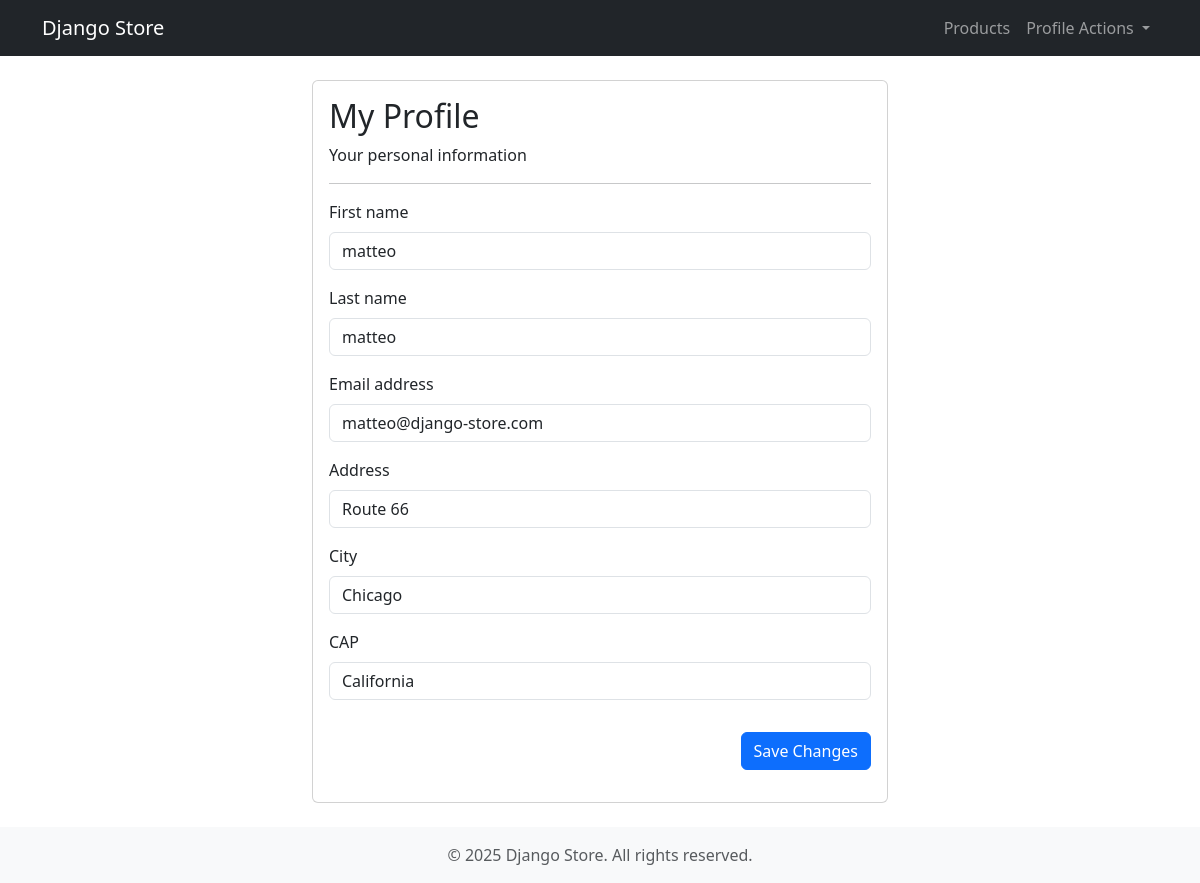
The page /accounts/profile/ (signed in) on the database its author committed.
### users/models.py (models this page shows, shortened)
class User(AbstractUser):
    street_address = models.CharField(
        max_length=255,
        blank=True,
        verbose_name="Address"
    )
    city = models.CharField(
        max_length=100,
        blank=True,
        verbose_name="City"
    )
    postal_code = models.CharField(
        max_length=10,
        blank=True,
        verbose_name="CAP"
    )
    is_manager = models.BooleanField(
        'Manager status',
        default=False,
        help_text='Designates whether the user is a manager and can access certain parts of the site.'
    )

### users/views.py (the view, shortened to what this page needs)
# urls.py: path('profile/', ProfileView.as_view(), name='profile'),
class ProfileView(LoginRequiredMixin, UpdateView):
    model = User
    form_class = UserProfileForm
    template_name = 'registration/profile.html'
    success_url = reverse_lazy('profile')
    def get_object(self):
        return self.request.user

### users/forms.py
class UserProfileForm(forms.ModelForm):
    class Meta:
        model = User
        fields = ('first_name', 'last_name', 'email', 'street_address', 'city', 'postal_code')

### users/templates/registration/profile.html (shortened to what this page needs)
{% extends 'base.html' %}
{% load django_bootstrap5 %}
{% block content %}
    <div class="row justify-content-center">
        <div class="col-md-6">
            <div class="card">
                <div class="card-body">
                    <h2 class="card-title">My Profile</h2>
                    <p>Your personal information</p>
                    <hr>
                    <form method="post">
                        {% bootstrap_form form %}
                        <div class="py-3 d-flex justify-content-end">
                            <button type="submit" class="btn btn-primary">Save Changes</button>
                        </div>
                    </form>
                </div>
            </div>
        </div>
    </div>
{% endblock content %}

### rows shown on the page
User: first_name "matteo", last_name "matteo", email "matteo@django-store.com", street_address "Route 66", city "Chicago", postal_code "California"
